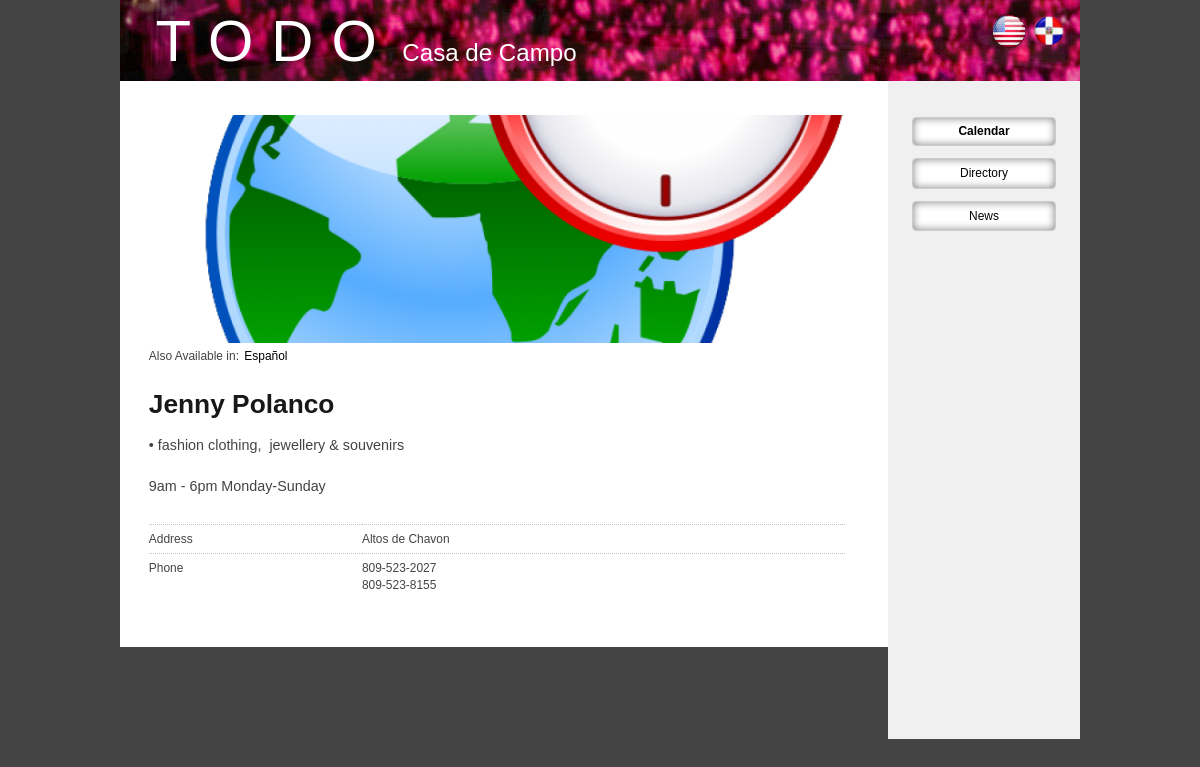
Page /en/node/188 on the committed database.
### tables this page shows
CREATE TABLE `languages` (
  `language_name` varchar(100) NOT NULL,
  `language_code` varchar(5) NOT NULL,
  PRIMARY KEY  (`language_code`)
);

CREATE TABLE `fields_business` (
  `node_id` int(11) NOT NULL,
  `address` varchar(100) NOT NULL,
  `phone` varchar(100) NOT NULL,
  `description` text NOT NULL,
  `email` varchar(100) NOT NULL,
  `secondary_phone` varchar(75) NOT NULL,
  `fax` varchar(75) NOT NULL,
  `twitter` varchar(75) NOT NULL,
  `facebook` varchar(100) NOT NULL,
  `location` int(11) NOT NULL,
  PRIMARY KEY  (`node_id`),
  KEY `location` (`location`)
);

### application/controllers/nodes.php (called while the page is built, shortened)
<?php
class Nodes extends CI_Controller {
    public function show($id) {
        $node = node_load($id);
        $data['node'] = $node;
        $data['page_title'] = $node->title;
        $data['yield'] = 'nodes/show';
        $this->load->vars($data);
        $this->load->view('base');
    }
}

### index.php (called while the page is built, shortened)
<?php
require_once BASEPATH.'core/CodeIgniter.php';

### application/helpers/messages_helper.php (called while the page is built, shortened)
<?php
    $ci = get_instance();
?>

### application/core/MY_Lang.php (called while the page is built, shortened)
<?php (defined('BASEPATH')) OR exit('No direct script access allowed');
class MY_Lang extends CI_Lang {
    private $languages = array(
        'en' => 'english',
        'es' => 'spanish',
    );
    private $special = array (
        "admin", 'assets'
    );
    function MY_Lang()
    {
        global $URI;
        $this->uri = $URI->uri_string();
        $uri_segment = $this->get_uri_lang($this->uri);
    }
    function lang()
    {
        global $CFG;
        $language = $CFG->item('language');
        $lang = array_search($language, $this->languages);
        if ($lang)
        {
            return $lang;
        }
        return NULL;
    }
    function is_special($lang_code)
    {
        if ((!empty($lang_code)) && (in_array($lang_code, $this->special)))
            return TRUE;
        else
            return FALSE;
    }
    function get_uri_lang($uri = '')
    {
     if (!empty($uri))
     {
      $uri = ($uri[0] == '/') ? substr($uri, 1): $uri;
      $uri_expl = explode('/', $uri, 2);
      $uri_segment['lang'] = NULL;
      $uri_segment['parts'] = $uri_expl;
      if (array_key_exists($uri_expl[0], $this->languages))
      {
       $uri_segment['lang'] = $uri_expl[0];
      }
      return $uri_segment;
     }
     else
      return FALSE;
    }
    function localized($uri)
    {
     if (!empty($uri))
     {
      $uri_segment = $this->get_uri_lang($uri);
      if (!$uri_segment['lang'])
      {
       if ((!$this->is_special($uri_segment['parts'][0])) && (!preg_match('/(.+)\.[a-zA-Z0-9]{2,4}$/', $uri)))
       {
                 $uri = $this->lang() . '/' . $uri;
                }
            }
     }
        return $uri;
    }
}

### application/core/MY_Config.php (called while the page is built, shortened)
<?php  if ( ! defined('BASEPATH')) exit('No direct script access allowed');
class MY_Config extends CI_Config {
    function site_url($uri = '')
    {
        if (function_exists('get_instance'))
        {
            $CI =& get_instance();
            $uri = $CI->lang->localized($uri);
        }
        return parent::site_url($uri);
    }
}

### application/helpers/node_helper.php (called while the page is built, shortened)
<?php
function node_load($id) {
    $ci =& get_instance();
    return $ci->node->load_node($id);
}
function node_display($node, $op='full') {
    $ci =& get_instance();
    $template = file_exists(APPPATH.'views/nodes/display/'.$node->type.'.php') ? 'nodes/display/'.$node->type : 'nodes/display/node';
    $ci->load->view($template, array('node' => $node, 'op' => $op));
}

### application/views/nodes/show.php (called while the page is built, shortened)
<?php node_display($node); ?>

### application/libraries/node.php (called while the page is built, shortened)
<?php
class node {
    public function __construct() {
        $this->ci =& get_instance();
        $this->db = $this->ci->db;
        $this->tablename = 'node';
    }
    protected function pre_query() {
        $this->db->where('language', $this->ci->lang->lang());
    }
    public function load_node($id) {
        $this->db->where('id', $id);
        $n = $this->db->get($this->tablename)->row();
        $n->fields = $this->_load_fields($n);
        return new NodeResult($n);
    }
    private function _load_fields($node) {
        $table = 'fields_'.$node->type;
        $this->db->where('node_id', $node->id);
        $fields = $this->db->get($table)->row();
        return $fields;
    }
    public function search($options) {
        $this->db->select('n.id, n.type', FALSE);
        $this->db->from('node n, fields_'.$options['type'].' f');
        if (!empty($options['conditions'])) {
            foreach ($options['conditions'] as $condition) {
                $this->db->where($condition, '', FALSE);
            }
        }
        $this->db->where('n.id', 'f.node_id', FALSE);
        $order = !empty($options['order']) ? $options['order'] : array('n.id' => 'DESC');
        foreach($order as $k => $v) {
            $this->db->order_by($k, $k, FALSE);
        }
        if (!empty($options['num'])) {
            $num = $options['num'];
        } else {
            $num = 100;
        }
        $this->db->limit($num);
        $output = array();
        return $output;
    }
}
class NodeResult {
    private $fields = array();
    public function __construct($node) {
        $this->fields['id'] = $node->id;
        $this->fields['title'] = $node->title;
        $this->fields['created'] = $node->created;
        $this->fields['updated'] = $node->updated;
        $this->fields['status'] = $node->status;
        $this->fields['language'] = $node->language;
        $this->fields['type'] = $node->type;
    }
    public function __get($key) {
        if (!empty($this->fields[$key])) return $this->fields[$key];
    }
    public function __set($key, $value) {
        $this->fields[$key] = $value;
    }
}

### application/models/picture.php (called while the page is built, shortened)
<?php
class Picture extends CI_Model {
    function __construct() {
        $this->table_name = 'pictures';
    }
    function get_picture($picture) {
        return $this->db->where('id', $picture)->get($this->table_name)->row();
    }
    function get_pictures($type, $id, $num=null, $offset=null) {
        return $this->db->where('entity_type', $type)
                        ->where('entity_id', $id)
                        ->order_by('created_at', 'desc')
                        ->order_by('cover', 'desc')
                        ->get($this->table_name, $num, $offset)->result();
    }
    function get_cover($type, $id) {
        $picture = $this->db->where('entity_type', $type)
                            ->where('entity_id', $id)
                            ->where('cover', 1)
                            ->get($this->table_name);
        if ($picture->num_rows() == 1) {
            return $picture->row();
        } else {
            $pictures = $this->get_pictures($type, $id, 1);
            if (count($pictures) == 1) {
                return $this->get_picture($pictures[0]->id);
            }
        }
    }
}
?>

### application/helpers/picture_helper.php (called while the page is built, shortened)
<?php
function upload_path($type, $id) {
   return './uploads/'.$type.'/'.$id.'/';
}
function picture_path($picture) {
    $path = upload_path($picture->entity_type, $picture->entity_id).$picture->filename;
    if (!file_exists($path)) {
        return false;
    }
    return $path;
}
function get_cover($type, $id) {
   $CI =& get_instance();
   return $CI->Picture->get_cover($type, $id);
}
?>

### application/helpers/thumbnail_helper.php (called while the page is built, shortened)
<?php
function image_thumb($image_path, $height, $width, $options=array()) {
	$i = pathinfo($image_path);
	$image_thumb = dirname($image_path) . '/' . $i['filename'] . '_' . $height . '_' . $width . '.jpg';
        $img_options = array(
            'src' => $image_thumb,
            'alt' => '',
        );
        if (!empty($options['type'])) $img_options['class'] = $options['type'];
        return img($img_options);
}
function thumbnail($picture, $width, $height, $type='strict', $default_picture="assets/images/default.png") {
    $options = array();
    if (is_object($picture)) {
        $options['type'] = $picture->entity_type;
        $path = picture_path($picture);
        if (!file_exists($path)) {
            $path = './'.$default_picture;
        }
    } else {
        $path = './'.$default_picture;
    }
    switch($type) {
        case 'strict':
            return image_thumb($path, $height, $width, $options);
    }
}

### application/helpers/MY_language_helper.php (called while the page is built, shortened)
<?php  if ( ! defined('BASEPATH')) exit('No direct script access allowed');
 function lang($line, $id = '')
 {
  $CI =& get_instance();
  $line = $CI->lang->line($line);
  $args = func_get_args();
  return $line;
 }

### application/views/nodes/display/business.php (the view, shortened to what this page needs)
<?php
    if (is_translation($node->id)) {
        $original = get_original($node->id);
        $node_id = $original->id;
    } else {
        $node_id = $node->id;
    }
?>
<?php if ($op == 'full'): ?>
    <div class="full business">
        <div class="cover">
            <?= thumbnail(get_cover('business-cover', $node_id), 780, 250) ?>
            <?php translation_links($node); ?>
        </div>
        <header>
            <h1 class="page-title"><?= $node->title ?></h1>
        </header>
        <div class="info">
            <div class="description"><?= $node->description; ?></div>
            <dl>
                <dt><?= lang('address') ?></dt>
                <dd><?= nl2br($node->address) ?></dd>
                <dt><?= lang('phone') ?></dt>
                <dd><?= $node->phone ?><br />
                <?= $node->secondary_phone ?></dd>
            </dl>
        </div>
    </div>
<?php endif; ?>

### application/helpers/languages_helper.php (shortened to what this page needs)
<?php
function get_languages() {
    $ci =& get_instance();
    $languages = $ci->db->get('languages')->result();
    return $languages;
}
function language_name($language_code) {
    $ci =& get_instance();
    $ci->db->where('language_code', $language_code);
    return $ci->db->get('languages')->row()->language_name;
}
function language_switcher() {
    $languages = get_languages();
    print '<div class="language-switcher">';
    foreach ($languages as $language) {
        print anchor($language->language_code, img('assets/images/'.$language->language_code.'.png'));
    }
    print '</div>';
}

### application/helpers/translation_helper.php (shortened to what this page needs)
<?php
function is_translation($id) {
    $ci =& get_instance();
    $table = 'translations';
    $ci->db->where('translation_id', $id);
    $result = $ci->db->get($table);
    return $result->num_rows() == 1;
}
function get_original($id) {
    $ci =& get_instance();
    $table = 'translations';
    $ci->db->where('translation_id', $id);
    $result = $ci->db->get($table)->row();
    $original = node_load($result->original_id);
    return $original;
}
function translation_links($node) {
    print '<div class="translations-available">';
    if (is_translation($node->id) or has_translation($node->id)) {
        print lang('also_available').': ';
    }
    if (is_translation($node->id)) {
        $original = get_original($node->id);
        print anchor($original->language.'/node/'.$original->id, language_name($original->language));
    } elseif (has_translation($node->id)) {
        $translations = get_translations($node->id);
        foreach ($translations as $translation) {
            print anchor($translation->translation_language.'/node/'.$translation->translation_id, language_name($translation->translation_language));
        }
    }
    print '</div>';
}

### assets/css/todo.css (style rules this page uses)
body { margin:0;background:#444;color:#444;font-family:Arial,"Lucida Grande",sans-serif;line-height:1.4;font-size:62.3% }
a { color:#000;padding:2px }
.main-nav a { color:#fff;display:inline }
.main-nav a.brand { font-size:290%;letter-spacing:18px }
.colwrap .main-content .full .event-logo,.colwrap .main-content .full .business-cover { width:100% }
.colwrap .main-content .full header { padding-top:2em;position:relative }
.colwrap .main-content .full header:after { content:".";display:block;height:0;clear:both;visibility:hidden }
.colwrap .main-content .full header h1 { margin:0 }
.colwrap .main-content .full .info { clear:both }
.colwrap .main-content .full .info dl { margin:2em 0 4em }
.colwrap .main-content .full .info dl:after { content:".";display:block;height:0;clear:both;visibility:hidden }
.colwrap .main-content .full .info dl dt { display:block;float:left;width:30%;clear:left;padding:6px 0 5px;border-top:1px dotted #cbb }
.colwrap .main-content .full .info dl dd { display:block;float:left;width:68%;padding:6px 0 5px;border-top:1px dotted #cbb }
.colwrap .main-content .full .info .description { font-size:120%;clear:both;margin:1em 0 2em }
.colwrap .sidebar .side-block a { display:block;padding:6px;color:#000;background:#fff;border-radius:4px;border:1px solid #ccc;-webkit-box-shadow:inset 0 0 9px rgba(0,0,0,.5);margin-bottom:11px;text-align:center }
.page-title { font-size:220%;margin:1em 0 2em }
.translations-available { clear:both }
.language-switcher { position:absolute;top:11px;right:11px }
.language-switcher a { float:left }
.language-switcher img { display:block;width:36px;height:36px }

### rows in the picture
fields_business: node_id.language_name "Español"
fields_business: description "• fashion clothing, jewellery & souvenirs 9am - 6pm Monday-Sunday", address "Altos de Chavon", phone "809-523-2027", secondary_phone "809-523-8155"

### other values in the picture
anchor('welcome', 'TODO', 'class="brand"') "TODO"
lang('also_available') "Also Available in"
$node->title "Jenny Polanco"
lang('address') "Address"
lang('phone') "Phone"
anchor($this->lang->lang(), lang('calendar')) "Calendar"
anchor($this->lang->lang().'/directory', lang('directory')) "Directory"
lang('news') "News"
